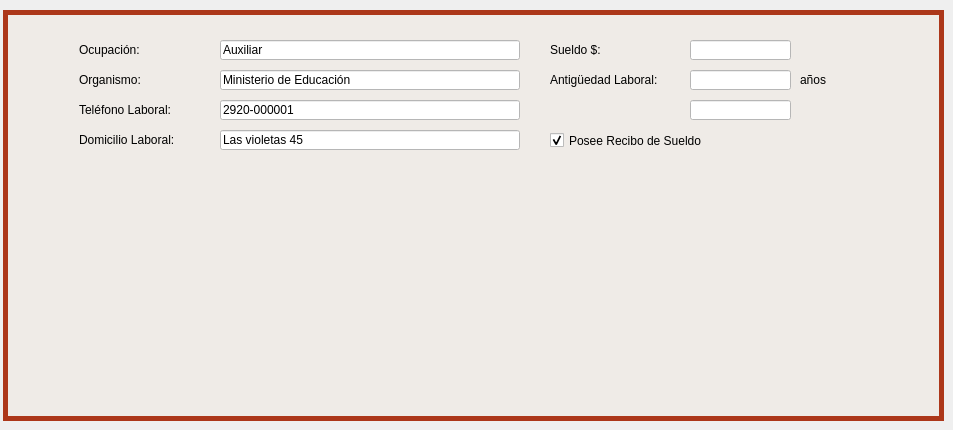
     <widget class="QWidget" name="tab_17">
      <attribute name="icon">
       <iconset>
        <normalon>Íconos/hombre-en-el-escritorio-de-la-oficina-con-un-ordenador.png</normalon>
       </iconset>
      </attribute>
      <attribute name="title">
       <string>Datos laborales</string>
      </attribute>
      <widget class="QLineEdit" name="lne_organismo_4">
       <property name="geometry">
        <rect>
         <x>220</x>
         <y>70</y>
         <width>300</width>
         <height>20</height>
        </rect>
       </property>
       <property name="styleSheet">
        <string notr="true">background-color: rgb(255, 255, 255);</string>
       </property>
       <property name="text">
        <string>Ministerio de Educación</string>
       </property>
      </widget>
      <widget class="QLineEdit" name="lne_ocupacion_4">
       <property name="geometry">
        <rect>
         <x>220</x>
         <y>40</y>
         <width>300</width>
         <height>20</height>
        </rect>
       </property>
       <property name="styleSheet">
        <string notr="true">background-color: rgb(255, 255, 255);
</string>
       </property>
       <property name="text">
        <string>Auxiliar</string>
       </property>
      </widget>
      <widget class="QLineEdit" name="lne_antiguedad_4">
       <property name="geometry">
        <rect>
         <x>690</x>
         <y>70</y>
         <width>101</width>
         <height>20</height>
        </rect>
       </property>
       <property name="styleSheet">
        <string notr="true">background-color: rgb(255, 255, 255);</string>
       </property>
       <property name="text">
        <string/>
       </property>
      </widget>
      <widget class="QLabel" name="label_137">
       <property name="geometry">
        <rect>
         <x>550</x>
         <y>40</y>
         <width>80</width>
         <height>20</height>
        </rect>
       </property>
       <property name="text">
        <string>Sueldo $:</string>
       </property>
      </widget>
      <widget class="QLabel" name="label_138">
       <property name="geometry">
        <rect>
         <x>79</x>
         <y>100</y>
         <width>141</width>
         <height>20</height>
        </rect>
       </property>
       <property name="text">
        <string>Teléfono Laboral:</string>
       </property>
      </widget>
      <widget class="QLineEdit" name="lne_domicilio_laboral_4">
       <property name="geometry">
        <rect>
         <x>220</x>
         <y>130</y>
         <width>300</width>
         <height>20</height>
        </rect>
       </property>
       <property name="styleSheet">
        <string notr="true">background-color: rgb(255, 255, 255);</string>
       </property>
       <property name="text">
        <string>Las violetas 45</string>
       </property>
      </widget>
      <widget class="QLineEdit" name="lne_telefono_laboral_4">
       <property name="geometry">
        <rect>
         <x>220</x>
         <y>100</y>
         <width>300</width>
         <height>20</height>
        </rect>
       </property>
       <property name="styleSheet">
        <string notr="true">background-color: rgb(255, 255, 255);</string>
       </property>
       <property name="text">
        <string>2920-000001</string>
       </property>
      </widget>
      <widget class="QLineEdit" name="lne_sueldo_4">
       <property name="geometry">
        <rect>
         <x>690</x>
         <y>40</y>
         <width>101</width>
         <height>20</height>
        </rect>
       </property>
       <property name="styleSheet">
        <string notr="true">background-color: rgb(255, 255, 255);</string>
       </property>
       <property name="text">
        <string/>
       </property>
      </widget>
      <widget class="QCheckBox" name="ckbx_recibo_sueldo_4">
       <property name="geometry">
        <rect>
         <x>550</x>
         <y>130</y>
         <width>211</width>
         <height>21</height>
        </rect>
       </property>
       <property name="text">
        <string>Posee Recibo de Sueldo</string>
       </property>
       <property name="checked">
        <bool>true</bool>
       </property>
      </widget>
      <widget class="QLabel" name="label_139">
       <property name="geometry">
        <rect>
         <x>79</x>
         <y>70</y>
         <width>80</width>
         <height>20</height>
        </rect>
       </property>
       <property name="text">
        <string>Organismo: </string>
       </property>
      </widget>
      <widget class="QLabel" name="label_140">
       <property name="geometry">
        <rect>
         <x>79</x>
         <y>40</y>
         <width>80</width>
         <height>20</height>
        </rect>
       </property>
       <property name="text">
        <string>Ocupación:</string>
       </property>
      </widget>
      <widget class="QLabel" name="label_141">
       <property name="geometry">
        <rect>
         <x>79</x>
         <y>130</y>
         <width>131</width>
         <height>20</height>
        </rect>
       </property>
       <property name="text">
        <string>Domicilio Laboral:</string>
       </property>
      </widget>
      <widget class="QLabel" name="label_142">
       <property name="geometry">
        <rect>
         <x>550</x>
         <y>70</y>
         <width>131</width>
         <height>20</height>
        </rect>
       </property>
       <property name="text">
        <string>Antigüedad Laboral:</string>
       </property>
      </widget>
      <widget class="QLabel" name="label_143">
       <property name="geometry">
        <rect>
         <x>800</x>
         <y>70</y>
         <width>41</width>
         <height>20</height>
        </rect>
       </property>
       <property name="text">
        <string>años</string>
       </property>
      </widget>
      <widget class="QLineEdit" name="lne_categoria_4">
       <property name="geometry">
        <rect>
         <x>690</x>
         <y>100</y>
         <width>101</width>
         <height>20</height>
        </rect>
       </property>
       <property name="styleSheet">
        <string notr="true">background-color: rgb(255, 255, 255);</string>
       </property>
       <property name="text">
        <string/>
       </property>
      </widget>
      <widget class="QLabel" name="label_144">
       <property name="geometry">
        <rect>
         <x>550</x>
         <y>100</y>
         <width>71</width>
         <height>20</height>
        </rect>
       </property>
       <property name="text">
        <string>Categoría: </string>
       </property>
      </widget>
      <widget class="QGroupBox" name="groupBox_2">
       <property name="geometry">
        <rect>
         <x>3</x>
         <y>10</y>
         <width>941</width>
         <height>411</height>
        </rect>
       </property>
       <property name="styleSheet">
        <string notr="true">QGroupBox{
background-color: rgb(239, 235, 231);
border-style: solid;
border-width: 5px;
border-color: rgb(172, 55, 26);
}

QLabel{
background-color: rgb(239, 235, 231);
}

QLineEdit{
background-color: rgb(255, 255, 255);
}

QTextEdit{
background-color: rgb(255, 255, 255);
}

QComboBox{
background-color: rgb(255, 255, 255);
}

QDateEdit{
background-color: rgb(255, 255, 255);
}

</string>
       </property>
       <property name="title">
        <string/>
       </property>
      </widget>
      <zorder>label_144</zorder>
      <zorder>groupBox_2</zorder>
      <zorder>lne_organismo_4</zorder>
      <zorder>lne_ocupacion_4</zorder>
      <zorder>lne_antiguedad_4</zorder>
      <zorder>label_137</zorder>
      <zorder>lne_domicilio_laboral_4</zorder>
      <zorder>lne_telefono_laboral_4</zorder>
      <zorder>lne_sueldo_4</zorder>
      <zorder>ckbx_recibo_sueldo_4</zorder>
      <zorder>label_138</zorder>
      <zorder>label_139</zorder>
      <zorder>label_140</zorder>
      <zorder>label_141</zorder>
      <zorder>label_142</zorder>
      <zorder>lne_categoria_4</zorder>
      <zorder>label_143</zorder>
     </widget>
